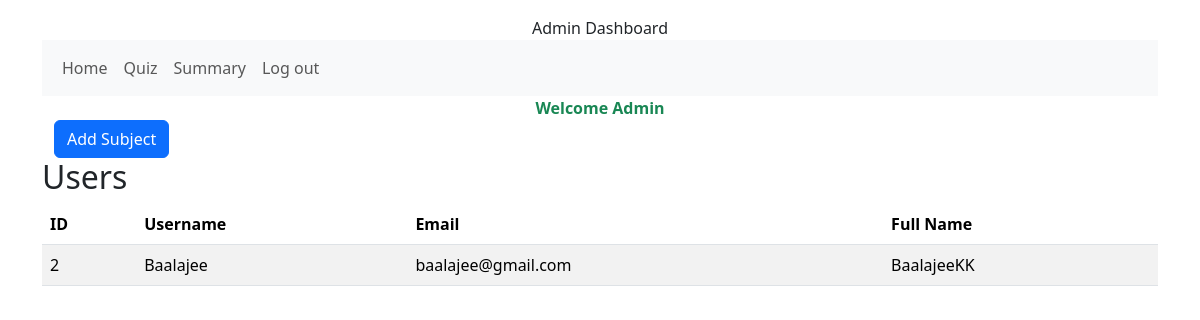
The app's page /admin/dashboard (signed in), older data.
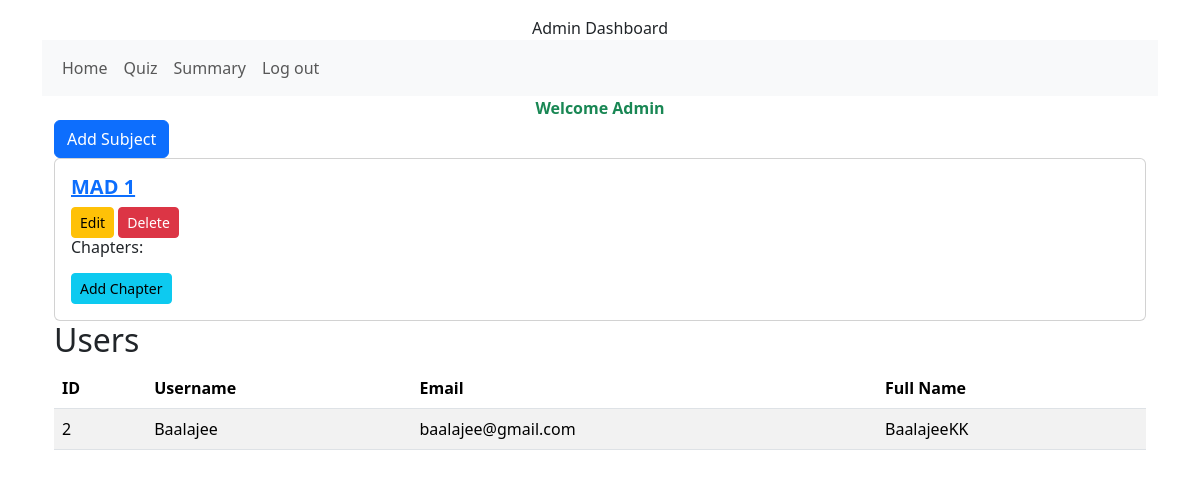
The same page, newer data.
### models/models.py (models this page shows)
class User(db.Model):
    __tablename__ = "users"
    id = db.Column(db.Integer, primary_key=True, autoincrement=True)
    username = db.Column(db.String(50), nullable=False, unique=True)
    email = db.Column(db.String(100), nullable=False, unique=True)
    password = db.Column(db.String(255), nullable=False)
    full_name = db.Column(db.String(100), nullable=False)
    qualification = db.Column(db.String(50))
    dob = db.Column(db.Date)
    college = db.Column(db.String(100))
    roles = db.Column(db.String(50), nullable=False, default='user')
    scores = db.relationship('Score', back_populates='user',lazy=True)

class Subject(db.Model):
    __tablename__ = "subjects"
    id = db.Column(db.Integer, primary_key=True, autoincrement=True)
    name = db.Column(db.String(50), nullable=False,unique=True)
    description = db.Column(db.Text)
    remarks = db.Column(db.Text)
    chapters = db.relationship('Chapter', back_populates='subject',cascade="all, delete-orphan")

### controllers/controllers.py (the view)
@controllers.route("/admin/dashboard")
def admin_dashboard():
    if not check_role('admin'):
        flash('Your not allowed here')
        return redirect(url_for('controllers.login'))
    subjects=Subject.query.all()
    users=User.query.filter_by(roles='user').all()
    return render_template('admin_dashboard.html',subjects=subjects,users=users)

### controllers/controllers.py (called while the page is built)
def check_role(role):
    if 'user_id' in session and session['role']==role:
        return True
    return False

### templates/admin_dashboard.html (shortened to what this page needs)
{% extends 'layout.html' %}
{% block body %}
<div class="containner">
    <div class="text-center">Admin Dashboard</div>
    <nav class="navbar navbar-expand-sm bg-light">
        <div class="container-fluid">
            <ul class="navbar-nav">
                <li class="nav-item">
                    <a class="nav-link" href="{{url_for('controllers.home')}}">Home</a>
                </li>
                <li>
                    <a class="nav-link" href ="{{url_for('controllers.quiz_show')}}">Quiz</a>
                </li>
                <li>
                    <a class="nav-link" href ="{{url_for('controllers.summary_show')}}">Summary</a>
                </li>
                <li>
                    <a class="nav-link" href ="{{url_for('controllers.logout')}}">Log out</a>
                </li>
            </ul>
        </div>
    </nav>
    <div class="text-center text-success fw-bold">Welcome Admin</div>
    <div class="container-fluid">
        <a href="{{url_for('controllers.subject_create')}}" class="btn btn-primary">Add Subject</a>
        {% for subject in subjects %}
        <div class="row">
            <div clas="col-sm">
                <div class="card">
                    <div class="card-body">
                        <h5 class="card-title">
                            <a class="fw-bold" href="{{url_for('controllers.subject_show',id=subject.id)}}">{{subject.name}}</a>
                        </h5>
                        <a href="{{url_for('controllers.subject_edit',id=subject.id)}}" class="btn btn-sm btn-warning">Edit</a>
                        <a href="{{url_for('controllers.subject_delete',id=subject.id)}}" class="btn btn-sm btn-danger">Delete</a>
                        <h6>Chapters:</h6>
                        <a href="{{ url_for('controllers.chapter_create', subject_id=subject.id) }}" class="btn btn-sm btn-info">Add Chapter</a>
             </div>
                </div>
            </div>
            {% endfor %}
        </div>
        <h2>Users</h2>
        <div class="row">
            <div class="col-md-12">
                <table class="table table-striped">
                    <thead>
                        <tr>
                            <th>ID</th>
                            <th>Username</th>
                            <th>Email</th>
                            <th>Full Name</th>
                        </tr>
                    </thead>
                    <tbody>
                        {% for user in users %}
                        <tr>
                            <td>{{ user.id }}</td>
                            <td>{{ user.username }}</td>
                            <td>{{ user.email }}</td>
                            <td>{{ user.full_name }}</td>
                        </tr>
                        {% endfor %}
                    </tbody>
                </table>
            </div>
    </div>
    </div>
</div>
{% endblock %}

### templates/layout.html (shortened to what this page needs)
<!DOCTYPE html>
<html lang="en">
<head>
    <link href="https://cdn.jsdelivr.net/npm/bootstrap@5.3.3/dist/css/bootstrap.min.css" rel="stylesheet">
</head>
<body>
    <div class="container pt-3">
        {% block body %}
        {% endblock %}
    </div>
</body>
</html>

Row changes from the older to the newer data that the page shows:
added Subject: name "MAD 1"
